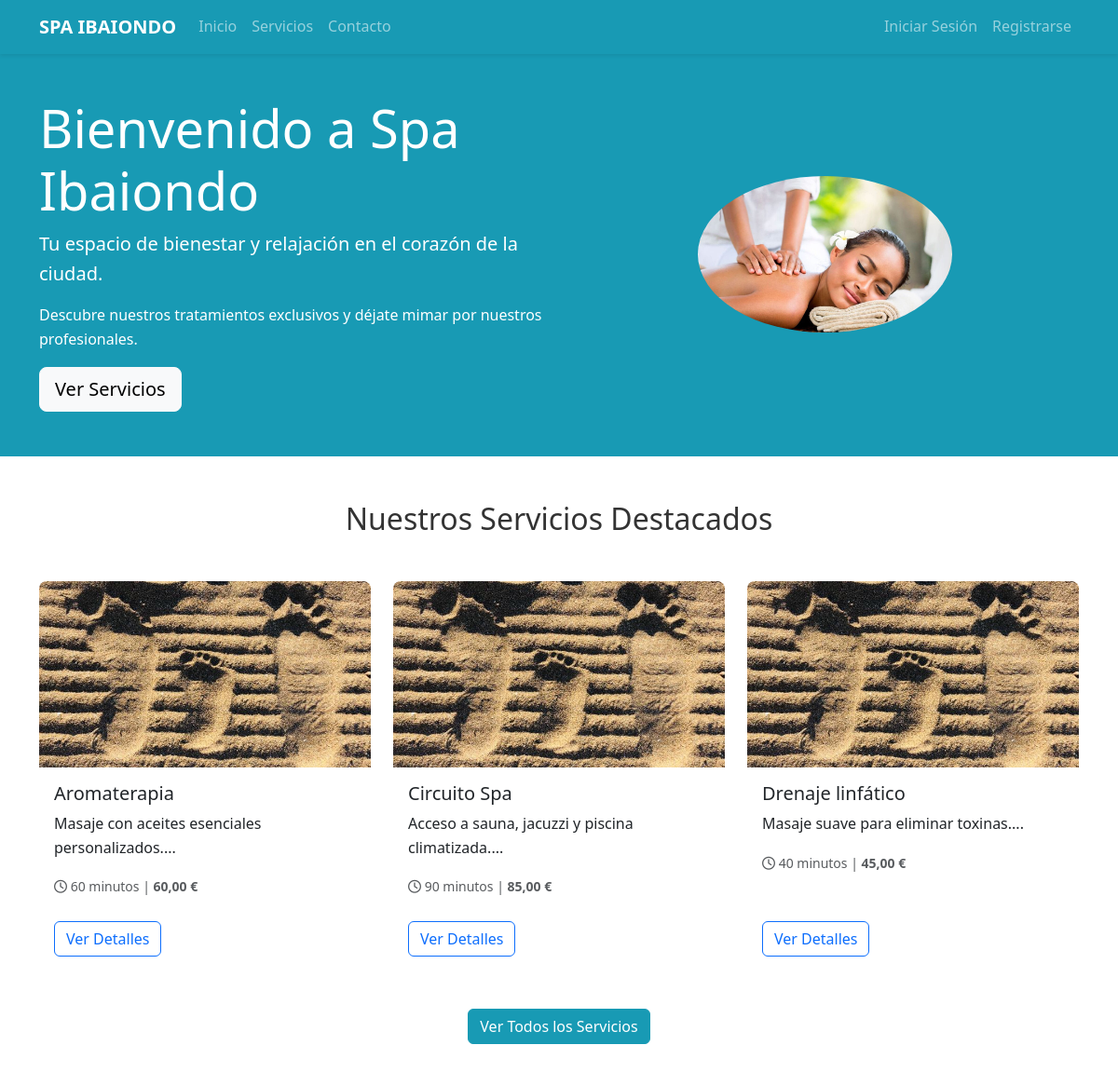
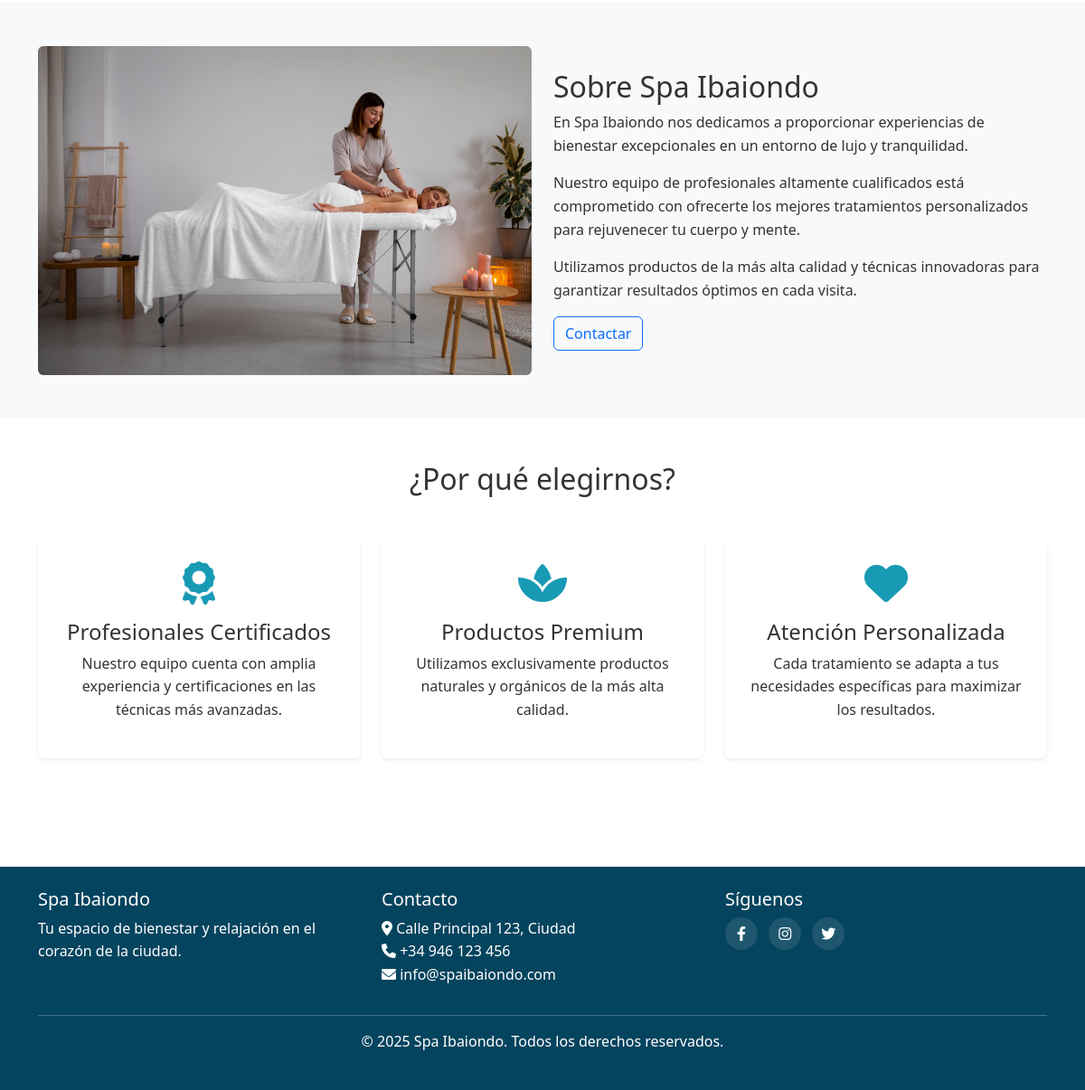
The page /public/index.php on the database its author committed (2 pictures, top to bottom).
### tables this page shows
CREATE TABLE servicios (
	id INT AUTO_INCREMENT PRIMARY KEY,
	nombre VARCHAR(100) NOT NULL,
	descripcion TEXT NOT NULL,
	duracion INT NOT NULL,
	precio DECIMAL(10,2) NOT NULL,
	imagen VARCHAR(255) NULL
);

### app/controllers/HomeController.php (called while the page is built, shortened)
<?php
class HomeController {
    private $servicioModel;
    public function __construct() {
        require_once BASE_PATH . '/app/models/Servicio.php';
        $this->servicioModel = new Servicio();
    }
    public function index() {
        $serviciosDestacados = $this->servicioModel->getAll();
        include BASE_PATH . '/app/views/home/home.php';
        $content = ob_get_clean();
        include BASE_PATH . '/app/views/layouts/main.php';
    }
}

### public/index.php (called while the page is built, shortened)
<?php
require_once BASE_PATH . '/config/database.php';
require_once BASE_PATH . '/core/Router.php';
require_once BASE_PATH . '/core/Auth.php';
require_once BASE_PATH . '/core/Helper.php';
$router = new Router();
$router->dispatch();

### core/Helper.php (called while the page is built, shortened)
<?php
class Helper {
    public static function url($path = '') {
        $base = APP_URL;
        if (strpos($base, 'index.php') === false) {
            $base .= '/index.php';
        }
        if (empty($path)) {
            return rtrim($base, '/');
        }
        return $base . '/' . ltrim($path, '/');
    }
    public static function asset($path = '') {
        $base = APP_URL;
        return $base . '/assets/' . ltrim($path, '/');
    }
    public static function e($string) {
        return htmlspecialchars($string, ENT_QUOTES, 'UTF-8');
    }
    public static function formatPrice($price) {
        return number_format($price, 2, ',', '.') . ' €';
    }
}

### config/database.php (called while the page is built, shortened)
<?php
$config = [
    'host' => getenv('DB_HOST') ?: 'db',
    'port' => getenv('DB_PORT') ?: '3306',
    'database' => getenv('DB_DATABASE') ?: 'spa_docker',
    'username' => getenv('DB_USERNAME') ?: 'spauser',
    'password' => getenv('DB_PASSWORD') ?: 'spapassword',
    'charset' => 'utf8mb4'
];
class Database {
    private static $instance = null;
    private $conn;
    private function __construct() {
        global $config;
        $this->config = $config;
        try {
            $this->conn = new PDO(
                "mysql:host={$this->config['host']};port={$this->config['port']};dbname={$this->config['database']};charset={$this->config['charset']}",
                $this->config['username'],
                $this->config['password'],
                [PDO::ATTR_ERRMODE => PDO::ERRMODE_EXCEPTION]
            );
        } catch(PDOException $e) {
            die("Error de conexión: " . $e->getMessage());
        }
    }
    public static function getInstance() {
        if (self::$instance == null) {
            self::$instance = new Database();
        }
        return self::$instance;
    }
    public function getConnection() {
        return $this->conn;
    }
}
return $config;

### app/models/Servicio.php (called while the page is built, shortened)
<?php
class Servicio {
    private $db;
    public function __construct() {
        $this->db = Database::getInstance()->getConnection();
    }
    public function getAll() {
        $stmt = $this->db->query("SELECT * FROM servicios ORDER BY nombre");
        return $stmt->fetchAll(PDO::FETCH_ASSOC);
    }
}

### core/Auth.php (called while the page is built, shortened)
<?php
class Auth {
    public static function check() {
        return isset($_SESSION['logged_in']) && $_SESSION['logged_in'] === true;
    }
}

### app/views/home/home.php (the view)
<div class="hero-section py-5 bg-primary text-white">
    <div class="container">
        <div class="row align-items-center">
            <div class="col-md-6">
                <h1 class="display-4">Bienvenido a Spa Ibaiondo</h1>
                <p class="lead">Tu espacio de bienestar y relajación en el corazón de la ciudad.</p>
                <p>Descubre nuestros tratamientos exclusivos y déjate mimar por nuestros profesionales.</p>
                <a href="<?= Helper::url('servicios') ?>" class="btn btn-light btn-lg">Ver Servicios</a>
            </div>
            <div class="col-md-6">
                <img src="<?= Helper::asset('images/ini.jpg') ?>"
                    alt="Spa Ibaiondo"
                    class="img-fluid rounded-circle w-50 mx-auto d-block">
            </div>
        </div>
    </div>
</div>
<div class="container py-5">
    <h2 class="text-center mb-5">Nuestros Servicios Destacados</h2>
    <div class="row">
        <?php foreach (array_slice($serviciosDestacados, 0, 3) as $servicio): ?>
            <div class="col-md-4 mb-4">
                <div class="card h-100">
                <img src="<?= Helper::asset('images/servicios/' . ($servicio['imagen'] ?? 'servicio-default.jpg')) ?>"
                     alt="<?= Helper::e($servicio['nombre']) ?>"
                     class="card-img-top"
                     onerror="if(this.src.indexOf('servicio-default.jpg') === -1) this.src='<?= Helper::asset('images/servicios/servicio-default.jpg') ?>';">
                    <div class="card-body">
                        <h5 class="card-title"><?= Helper::e($servicio['nombre']) ?></h5>
                        <p class="card-text"><?= substr(Helper::e($servicio['descripcion']), 0, 100) ?>...</p>
                        <p class="card-text">
                            <small class="text-muted">
                                <i class="far fa-clock"></i> <?= $servicio['duracion'] ?> minutos |
                                <strong><?= Helper::formatPrice($servicio['precio']) ?></strong>
                            </small>
                        </p>
                    </div>
                    <div class="card-footer bg-white border-top-0">
                        <a href="<?= Helper::url('servicios/' . $servicio['id']) ?>" class="btn btn-outline-primary">Ver Detalles</a>
                    </div>
                </div>
            </div>
        <?php endforeach; ?>
    </div>
    <div class="text-center mt-4">
        <a href="<?= Helper::url('servicios') ?>" class="btn btn-primary">Ver Todos los Servicios</a>
    </div>
</div>
<div class="bg-light py-5">
    <div class="container">
        <div class="row align-items-center">
            <div class="col-md-6">
                <img src="<?= Helper::asset('images/about-spa.jpg') ?>" alt="Sobre Nosotros" class="img-fluid rounded">
            </div>
            <div class="col-md-6">
                <h2>Sobre Spa Ibaiondo</h2>
                <p>En Spa Ibaiondo nos dedicamos a proporcionar experiencias de bienestar excepcionales en un entorno de lujo y tranquilidad.</p>
                <p>Nuestro equipo de profesionales altamente cualificados está comprometido con ofrecerte los mejores tratamientos personalizados para rejuvenecer tu cuerpo y mente.</p>
                <p>Utilizamos productos de la más alta calidad y técnicas innovadoras para garantizar resultados óptimos en cada visita.</p>
                <a href="<?= Helper::url('contacto') ?>" class="btn btn-outline-primary">Contactar</a>
            </div>
        </div>
    </div>
</div>
<div class="container py-5">
    <h2 class="text-center mb-5">¿Por qué elegirnos?</h2>
    <div class="row text-center">
        <div class="col-md-4 mb-4">
            <div class="p-4 bg-white rounded shadow-sm h-100">
                <i class="fas fa-award fa-3x text-primary mb-3"></i>
                <h4>Profesionales Certificados</h4>
                <p>Nuestro equipo cuenta con amplia experiencia y certificaciones en las técnicas más avanzadas.</p>
            </div>
        </div>
        <div class="col-md-4 mb-4">
            <div class="p-4 bg-white rounded shadow-sm h-100">
                <i class="fas fa-spa fa-3x text-primary mb-3"></i>
                <h4>Productos Premium</h4>
                <p>Utilizamos exclusivamente productos naturales y orgánicos de la más alta calidad.</p>
            </div>
        </div>
        <div class="col-md-4 mb-4">
            <div class="p-4 bg-white rounded shadow-sm h-100">
                <i class="fas fa-heart fa-3x text-primary mb-3"></i>
                <h4>Atención Personalizada</h4>
                <p>Cada tratamiento se adapta a tus necesidades específicas para maximizar los resultados.</p>
            </div>
        </div>
    </div>
</div>

### core/Router.php (shortened to what this page needs)
<?php
class Router {
    private $routes = [];
    public function add($method, $path, $controller, $action) {
        $this->routes[] = [
            'method' => $method,
            'path' => $path,
            'controller' => $controller,
            'action' => $action
        ];
    }
    public function dispatch() {
        $uri = $_SERVER['REQUEST_URI'];
        $method = $_SERVER['REQUEST_METHOD'];
        $baseFolder = '/spa-ibaiondo/public';
        if (strpos($uri, $baseFolder) === 0) {
            $uri = substr($uri, strlen($baseFolder));
        }
        $uri = str_replace('/index.php', '', $uri);
        $uri = explode('?', $uri)[0];
        if (empty($uri)) {
            $uri = '/';
        }
        foreach ($this->routes as $route) {
            $pattern = $this->convertRouteToRegex($route['path']);
            if ($route['method'] === $method && preg_match($pattern, $uri, $matches)) {
                array_shift($matches);
                $action = $route['action'];
                $controllerInstance = new $controller();
                call_user_func_array([$controllerInstance, $action], $matches);
                return;
            }
        }
    }
    private function convertRouteToRegex($route) {
        $pattern = preg_replace('/\{([a-zA-Z0-9_]+)\}/', '([^/]+)', $route);
        return '#^' . $pattern . '$#';
    }
}

### app/views/layouts/main.php (shortened to what this page needs)
<!DOCTYPE html>
<html lang="es">
<head>
    <link href="https://cdn.jsdelivr.net/npm/bootstrap@5.3.0/dist/css/bootstrap.min.css" rel="stylesheet">
    <link rel="stylesheet" href="https://cdnjs.cloudflare.com/ajax/libs/font-awesome/6.0.0/css/all.min.css">
    <link rel="stylesheet" href="<?= Helper::asset('css/styles.css') ?>?v=<?= time() ?>">
    </head>
<body class="d-flex flex-column min-vh-100 fixed-navbar-body">
    <nav class="navbar navbar-expand-lg navbar-dark bg-primary text-white fixed-top shadow-sm">
        <div class="container">
            <a class="navbar-brand" href="<?= Helper::url('') ?>">
                <strong>SPA IBAIONDO</strong>
            </a>
            <div class="collapse navbar-collapse" id="navbarNav">
                <ul class="navbar-nav me-auto">
                    <li class="nav-item">
                        <a class="nav-link" href="<?= Helper::url('') ?>">Inicio</a>
                    </li>
                    <li class="nav-item">
                        <a class="nav-link" href="<?= Helper::url('servicios') ?>">Servicios</a>
                    </li>
                    <li class="nav-item">
                        <a class="nav-link" href="<?= Helper::url('contacto') ?>">Contacto</a>
                    </li>
                </ul>
                <ul class="navbar-nav">
                    <?php if (Auth::check()): ?>
                        <li class="nav-item dropdown">
                            <a class="nav-link dropdown-toggle" href="#" id="navbarDropdown" role="button" data-bs-toggle="dropdown">
                                <i class="fas fa-user"></i> <?= Helper::e(Auth::user()['nombre']) ?>
                            </a>
                            <ul class="dropdown-menu dropdown-menu-end">
                                <li><a class="dropdown-item" href="<?= Helper::url('perfil') ?>">Mi Perfil</a></li>
                                <li><a class="dropdown-item" href="<?= Helper::url('reservas') ?>">Mis Reservas</a></li>
                                <?php if (Auth::isAdmin()): ?>
                                    <li><hr class="dropdown-divider"></li>
                                    <li><a class="dropdown-item" href="<?= Helper::url('admin') ?>">Panel Admin</a></li>
                                <?php endif; ?>
                                <li><hr class="dropdown-divider"></li>
                                <li><a class="dropdown-item" href="<?= Helper::url('logout') ?>">Cerrar Sesión</a></li>
                            </ul>
                        </li>
                    <?php else: ?>
                        <li class="nav-item">
                            <a class="nav-link" href="<?= Helper::url('login') ?>">Iniciar Sesión</a>
                        </li>
                        <li class="nav-item">
                            <a class="nav-link" href="<?= Helper::url('registro') ?>">Registrarse</a>
                        </li>
                    <?php endif; ?>
                </ul>
            </div>
        </div>
    </nav>
    <main class="flex-fill">
        <?= $content ?? '' ?>
    </main>
    <?php include BASE_PATH . '/app/views/layouts/footer.php'; ?>
</body>
</html>

### app/views/layouts/footer.php (shortened to what this page needs)
    <footer class="text-white py-4 mt-5">
        <div class="container">
            <div class="row">
                <div class="col-md-4">
                    <h5>Spa Ibaiondo</h5>
                    <p>Tu espacio de bienestar y relajación en el corazón de la ciudad.</p>
                </div>
                <div class="col-md-4">
                    <h5>Contacto</h5>
                    <address>
                        <a href="https://www.google.com/maps/search/?api=1&query=Calle+Principal+123,+Ciudad" class="text-white" target="_blank">
                            <i class="fas fa-map-marker-alt"></i> Calle Principal 123, Ciudad
                        </a><br>
                        <a href="tel:+34946123456" class="text-white">
                            <i class="fas fa-phone"></i> +34 946 123 456
                        </a><br>
                        <a href="mailto:info@spaibaiondo.com" class="text-white">
                            <i class="fas fa-envelope"></i> info@spaibaiondo.com
                        </a>
                    </address>
                </div>
                <div class="col-md-4">
                    <h5>Síguenos</h5>
                    <div class="social-icons">
                        <a href="https://www.facebook.com/spaibaiondo" class="text-white me-2" target="_blank"><i class="fab fa-facebook-f"></i></a>
                        <a href="https://www.instagram.com/spaibaiondo" class="text-white me-2" target="_blank"><i class="fab fa-instagram"></i></a>
                        <a href="https://www.twitter.com/spaibaiondo" class="text-white me-2" target="_blank"><i class="fab fa-twitter"></i></a>
                    </div>
                </div>
            </div>
            <hr>
            <div class="text-center">
                <p>&copy; <?= date('Y') ?> Spa Ibaiondo. Todos los derechos reservados.</p>
            </div>
        </div>
    </footer>
</body>
</html>

### public/assets/css/styles.css (style rules this page uses)
body { font-family: 'Segoe UI', Tahoma, Geneva, Verdana, sans-serif; color: #333; line-height: 1.6; padding-right: 0 !important; }
:root { --primary-color: #189AB4; --secondary-color: #6c757d; --accent-color: #e9ecef; --success-color: #28a745; --info-color: #17a2b8; --warning-color: #ffc107; --danger-color: #dc3545; }
.fixed-navbar-body { padding-top: 3.5rem !important; }
.bg-primary { background-color: var(--primary-color) !important; }
.btn-primary { background-color: var(--primary-color); border-color: var(--primary-color); }
.text-primary { color: var(--primary-color) !important; }
.hero-section { padding: 5rem 0; background-color: var(--primary-color); color: white; }
.card { border: none; border-radius: 0.5rem; overflow: hidden; transition: transform 0.3s, box-shadow 0.3s; }
.card-img-top { height: 200px; object-fit: cover; }
footer { background-color: #05445E ; color: white; }
footer a { color: white; text-decoration: none; }
.social-icons a { display: inline-block; width: 36px; height: 36px; line-height: 36px; text-align: center; background-color: rgba(255, 255, 255, 0.1); border-radius: 50%; transition: background-color 0.3s; }
.collapse { transition: all 0.3s ease; }
html { overflow-y: scroll; }

### rows shown on the page
servicios: nombre "Aromaterapia", descripcion "Masaje con aceites esenciales personalizados.", duracion "60", precio "60,00 €"
servicios: nombre "Circuito Spa", descripcion "Acceso a sauna, jacuzzi y piscina climatizada.", duracion "90", precio "85,00 €"
servicios: nombre "Drenaje linfático", descripcion "Masaje suave para eliminar toxinas.", duracion "40", precio "45,00 €"
